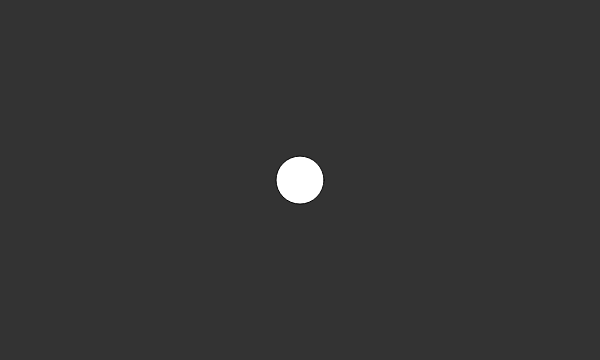
Frame 1 (no input)
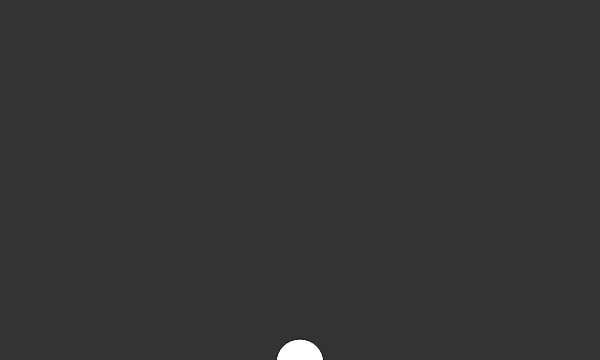
Frame 60 (no input)
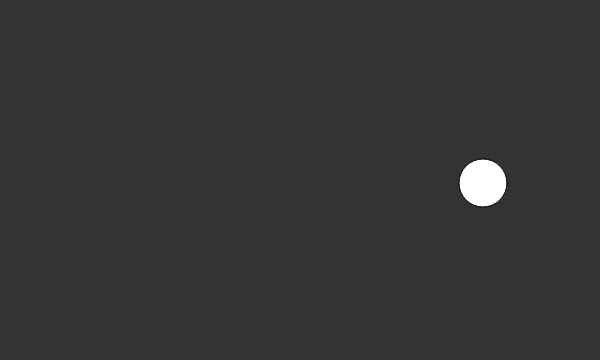
Frame 120 (the mouse pressed at the canvas centre since frame 60)

The p5.js sketch that drew these frames (run headless with seeded random() and noise() and a simulated clock; from frame 60 on, the mouse is pressed at the canvas centre):

// p5.js sketch
// ── sketch.js
let particle;

function setup() {

  createCanvas(600, 360);
  particle = new Particle();
}

function draw() {

  background(51);
  let gravity = createVector(0, 0.1);
  let wind = createVector(0.1, 0);

  particle.applyForce(gravity);

  if (mouseIsPressed) {
    particle.applyForce(wind);
  }

  particle.update();
  particle.show();
  particle.edges();
}

/*
# Nature_of_Code_p5js

Study files of - Daniel Shiffman's Nature of Code course on:
https://www.kadenze.com/courses/the-nature-of-code/info


More info:
https://github.com/shiffman/The-Nature-of-Code
http://natureofcode.com/

Force Accumulation
*/

// ── particle.js
class Particle {

  constructor() {
    this.pos = createVector(width / 2, height / 2);
    this.vel = createVector(0, 0);
    this.acc = createVector(0, 0);
  }

  applyForce(force) {
    this.acc.add(force);
  }

  update() {
    this.vel.add(this.acc);
    this.pos.add(this.vel);

    this.acc.set(0, 0);
  }

  show() {
    fill(255);
    ellipse(this.pos.x, this.pos.y, 48, 48);
  }

  edges() {
    if (this.pos.y > height) {
      this.vel.y *= -1;
      this.pos.y = height;
    }

    if (this.pos.x > width) {
      this.vel.x *= -1;
      this.pos.x = width;
    }
  }
}

/*
# Nature_of_Code_p5js

Study files of - Daniel Shiffman's Nature of Code course on:
https://www.kadenze.com/courses/the-nature-of-code/info


More info:
https://github.com/shiffman/The-Nature-of-Code
http://natureofcode.com/

Force Accumulation
*/
